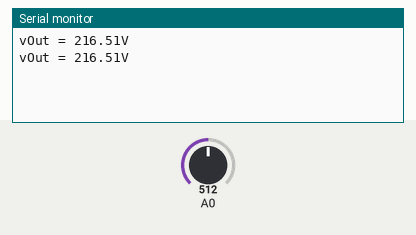
Simulated run of this sketch. Board: Arduino Uno, built with avr-gcc and run on an emulated ATmega328P. Parts: the last lines printed to the serial monitor. The test bench sets the inputs (shaded band); at power-on: A0 = 512.

Above: at 1.8 s.
1.9 s: A0 set to 716
At 2.7 s:
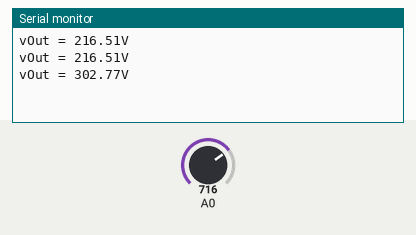
3.4 s: A0 set to 900
At 4.3 s:
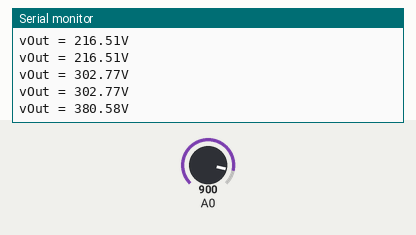
Timing chart, 0 to 6.4 s (numbered marks = the images above; inputs shaded):
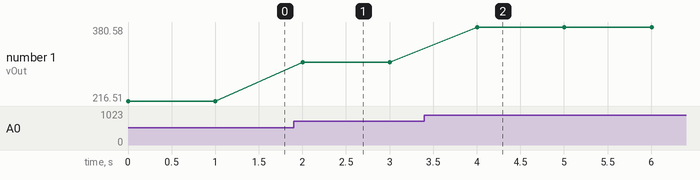

Measured:
- after the input at 1.9 s, the serial monitor: prints a new line after 0.10 s (image 1)
- after the input at 3.4 s, the serial monitor: prints a new line after 0.60 s (image 2)
- plotted number 1: 216.51 → 302.77 after the input at 1.9 s, 302.77 → 380.58 after the input at 3.4 s

The sketch:

sketch_dec15a.ino
```cpp
const int analogIn = A0;
float sensor_Value = 0;
float v_Out;

void setup() {
  Serial.begin (9600);
}

void loop() {
  sensor_Value = analogRead (A0);     // read the analog in value:
  v_Out = 250 * (sensor_Value / 1024)*sqrt(3);

  Serial.print ("vOut = ");
  Serial.print(v_Out);
  Serial.println("V");

  delay (1000);
}
```
